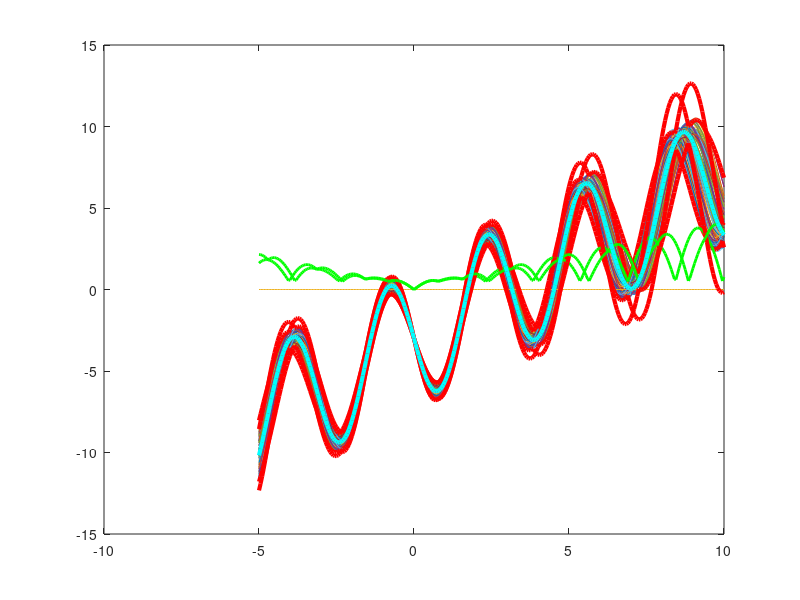

This figure's MATLAB source:

figure(1)
clf
x = -5:.05:10;
yp = @(x,a,b) x-a*sin(b*x)-3;
for i = 1:100
    a = 3.5 + rand;
    b = 1.9 + rand/5;
    y = x - a*sin(b*x) - 3;
    plot(x, y)
    hold on
    drawnow
    
end
plot(x, 0*x)

plot(x, yp(x, 4.0, 2.1))
plot(x, yp(x, 4.0, 2.0))
plot(x, yp(x, 4.0, 2.1))
plot(x, yp(x, 4.0, 2.0))


Eyap = @(x) abs(.5*sin(2*x));
Eybp = @(x) abs(4*sin(2.0*x)-4*sin((2.1)*x));
Eyam = @(x) abs(.5*sin(2*x));
Eybm = @(x) abs(4*sin(2*x)-4*sin((1.9)*x));

%plot(x, y(x, 4, 2)+Eya(x), 'r')
plot(x, yp(x, 4, 2)+Eybp(x)+Eyap(x), 'r', 'LineWidth', 3)
plot(x, yp(x, 4, 2)-Eybp(x)-Eyap(x), 'r', 'LineWidth', 3)
plot(x, Eybp(x)+Eyap(x), 'g', 'LineWidth', 2)
plot(x, yp(x, 4, 2)+Eybm(x)+Eyam(x), 'r', 'LineWidth', 3)
plot(x, yp(x, 4, 2)-Eybm(x)-Eyam(x), 'r', 'LineWidth', 3)
plot(x, Eybm(x)+Eyam(x), 'g', 'LineWidth', 2)
plot(x,yp(x,4,2), 'cyan', 'LineWidth', 3)